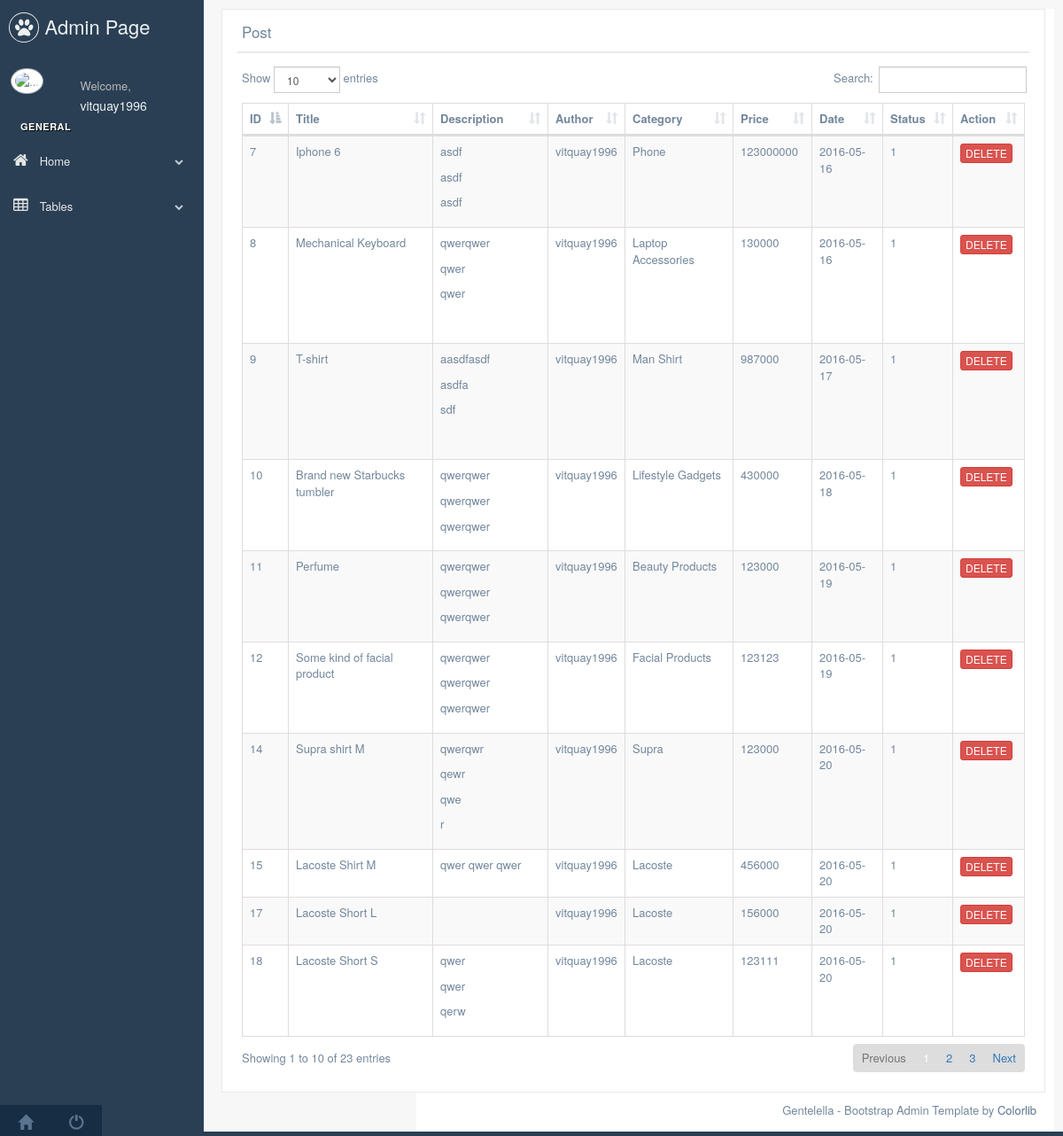
The page /postTable.php (signed in) on the database its author committed.
### tables this page shows
CREATE TABLE `mysell_users` (
  `id` int(11) NOT NULL,
  `name` text NOT NULL,
  `username` text NOT NULL,
  `password` text NOT NULL,
  `email` text NOT NULL,
  `date` date NOT NULL,
  `admin` int(1) NOT NULL
);

CREATE TABLE `mysell_posts` (
  `id` int(11) NOT NULL,
  `title` text NOT NULL,
  `description` text NOT NULL,
  `username` varchar(20) NOT NULL,
  `catID` text NOT NULL,
  `price` double NOT NULL,
  `date` date NOT NULL,
  `status` tinyint(1) NOT NULL
);

CREATE TABLE `mysell_cat` (
  `id` int(11) NOT NULL,
  `name` text NOT NULL,
  `id2` varchar(11) NOT NULL
);

### models/DAO/DAO.php (called while the page is built, shortened)
<?php
class DataBase
{
  protected static $db;
  public static function getInstance()
  {
    if (!is_object(self::$db))
    {
      self::$db = new mysqli(DB_HOST,DB_USER,DB_PASS,DB_NAME);
    }
    return self::$db;
  }
}
abstract class EntityBase
{
  protected $db;
  public $primkeys;
  protected $sql;
  public function __construct()
  {
    $this->db=DataBase::getInstance();
  }
  public function fetch($sql)
  {
    if($rst=$this->db->query($sql))
    {
      if($rst->num_rows)
      {
        $row=$rst->fetch_assoc();
      }
      else
      {
        throw new NotFoundException($sql);
      }
    }
    else
    {
      throw new ReadException($sql);
    }
  }
  protected function getObjects($sql,$Class)
  {
    $Objects=array();
    if(class_exists($Class))
    {
      if($rst=$this->db->query($sql))
      {
        while($row=$rst->fetch_assoc())
        {
          $Object=new $Class;
          $Object->populate($row);
          $Objects[]=$Object;
        }
        if (is_array($Objects)) {
          return $Objects;
        }
      }
      else
      {
        throw new ReadException($sql);
      }
    }
    else
    {
      throw new Exception("Non-existent class: {$Class}!");
    }
  }
  protected function getSelfObjects($sql)
  {
    return $this->getObjects($sql,get_class($this));
  }
  private function getImplodedIds($glue,$ids)
  {
    $where=' ';
    if($ids)
    {
      if(is_array($ids))
      {
        $wheres=array();
        foreach($ids as $id=>$val)
        {
          $wheres[]="{$id}='{$val}'";
        }
        $where=implode($glue,$wheres);
      }
      else
      {
        $where=" {$this->primkeys[0]}='{$ids}'";
      }
    }
    return $where;
  }
  public function read($ids=0)
  {
    $sql="{$this->sql} WHERE {$this->getImplodedIds(' AND ',$ids)} LIMIT 1";
    $this->fetch($sql);
  }
}

### models/DAO/User.dao.php (called while the page is built, shortened)
<?php
require_once 'DAO.php';
abstract class UserDAO extends EntityBase
{
  public function __construct($id=0)
  {
    $this->table='mysell_users';
    $this->primkeys=array('id');
    $this->fields=array('id','name','username','password','email','date','admin');
    $this->sql="SELECT * FROM {$this->table}";
    if($id) $this->read($id);
  }
}

### include/checkAdmin.php (called while the page is built, shortened)
<?php
if(isset($_SESSION['user_id']))
{
	try
	{
		$User = new User($_SESSION['user_id']);
	}
	catch (Exception $e)
	{
		echo $e->getMessage();
	}
}
else {
	$message = 'You must be admin to access this page!!!';
			echo "<script type='text/javascript'>alert('$message');
			window.location.replace(\"signin.php\");</script>";
}
?>

### models/DAO/Post.dao.php (called while the page is built, shortened)
<?php
require_once 'DAO.php';
abstract class PostDAO extends EntityBase
{
  public function __construct($id=0)
  {
    $this->table='mysell_posts';
    $this->fields=array('id','title','description','username','catID','price','date','status');
  }
}

### models/Post.php (called while the page is built, shortened)
<?php
require_once 'DAO/Post.dao.php';
class Post extends PostDAO
{
  public function postWithCategory()
  {
    $sql="SELECT mysell_posts.*, mysell_cat.`name` AS catID FROM mysell_posts INNER JOIN mysell_cat ON mysell_posts.`catID` = mysell_cat.`id`";
    return $this->getSelfObjects($sql);
  }
}

### postTable.php (the view, shortened to what this page needs)
<?php include_once 'include/checkAdmin.php';
include_once 'models/Post.php';
?>
<!DOCTYPE html>
<html lang="en">
<head>
	<link href="vendors/bootstrap/dist/css/bootstrap.min.css" rel="stylesheet">
	<link href="vendors/font-awesome/css/font-awesome.min.css" rel="stylesheet">
	<link href="vendors/iCheck/skins/flat/green.css" rel="stylesheet">
	<link href="vendors/datatables.net-bs/css/dataTables.bootstrap.min.css" rel="stylesheet">
	<link href="vendors/datatables.net-buttons-bs/css/buttons.bootstrap.min.css" rel="stylesheet">
	<link href="vendors/datatables.net-fixedheader-bs/css/fixedHeader.bootstrap.min.css" rel="stylesheet">
	<link href="vendors/datatables.net-responsive-bs/css/responsive.bootstrap.min.css" rel="stylesheet">
	<link href="vendors/datatables.net-scroller-bs/css/scroller.bootstrap.min.css" rel="stylesheet">
	<link href="css/custom.css" rel="stylesheet">
</head>
<body class="nav-md">
	<div class="container body">
		<div class="main_container">
			<div class="col-md-3 left_col">
				<div class="left_col scroll-view">
					<div class="navbar nav_title" style="border: 0;">
						<a href="admin.php" class="site_title"><i class="fa fa-paw"></i> <span>Admin Page</span></a>
					</div>
					<div class="profile">
						<div class="profile_pic">
							<img src="images/1.jpg" alt="..." class="img-circle profile_img">
						</div>
						<div class="profile_info">
							<span>Welcome,</span>
							<h2><?php echo $User->username;?></h2>
						</div>
					</div>
					<br />
					<div id="sidebar-menu" class="main_menu_side hidden-print main_menu">
						<div class="menu_section">
							<h3>General</h3>
							<ul class="nav side-menu">
								<li><a><i class="fa fa-home"></i> Home <span class="fa fa-chevron-down"></span></a>
								</li>
								<li><a><i class="fa fa-table"></i> Tables <span class="fa fa-chevron-down"></span></a>
								</li>
							</ul>
						</div>
					</div>
					<div class="sidebar-footer hidden-small">
						<a href="index.php" data-toggle="tooltip" data-placement="top" title="Lock">
							<span class="glyphicon glyphicon-home" aria-hidden="true"></span>
						</a>
						<a href="logout.php" data-toggle="tooltip" data-placement="top" title="Logout">
							<span class="glyphicon glyphicon-off" aria-hidden="true"></span>
						</a>
					</div>
				</div>
			</div>
			<div class="right_col" role="main">
				<div class="">
					<div class="row">
						<div class="col-md-12 col-sm-12 col-xs-12">
							<div class="x_panel">
								<div class="x_title">
									<h2>Post</h2>
									<div class="clearfix"></div>
								</div>
								<div class="x_content">
									<table id="datatable" class="table table-striped table-bordered">
										<thead>
											<tr>
												<th>ID</th>
												<th>Title</th>
												<th>Description</th>
												<th>Author</th>
												<th>Category</th>
												<th>Price</th>
												<th>Date</th>
												<th>Status</th>
												<th>Action</th>
											</tr>
										</thead>
										<tbody>
											<?php
											$Post1 = new Post();
											$Post1 = $Post1->postWithCategory();
											foreach ($Post1 as $Post2) {
												?>
												<tr>
													<td><?php echo $Post2->id;?></td>
													<td><?php echo $Post2->title;?></td>
													<td><?php echo $Post2->description;?></td>
													<td><?php echo $Post2->username;?></td>
													<td><?php echo $Post2->catID;?></td>
													<td><?php echo $Post2->price;?></td>
													<td><?php echo $Post2->date;?></td>
													<td><?php echo $Post2->status;?></td>
													<td><a href='postTable.php?delpost=<?php echo $Post2->id;?>' class="btn btn-danger btn-xs" role="button">DELETE</a></td>
												</tr>
												<?php }?>
											</tbody>
										</table>
									</div>
								</div>
							</div>
							<footer>
								<div class="pull-right">
									Gentelella - Bootstrap Admin Template by <a href="https://colorlib.com">Colorlib</a>
								</div>
							</footer>
						</div>
					</div>
</body>
</html>

### rows shown on the page
mysell_users: username "vitquay1996"
mysell_posts: id "7", title "Iphone 6", description "asdf asdf asdf", username "vitquay1996", mysell_cat.name "Phone", price "123000000", date "2016-05-16", status "1"
mysell_posts: id "8", title "Mechanical Keyboard", description "qwerqwer qwer qwer", username "vitquay1996", mysell_cat.name "Laptop Accessories", price "130000", date "2016-05-16", status "1"
mysell_posts: id "9", title "T-shirt", description "aasdfasdf asdfa sdf", username "vitquay1996", mysell_cat.name "Man Shirt", price "987000", date "2016-05-17", status "1"
mysell_posts: id "10", title "Brand new Starbucks tumbler", description "qwerqwer qwerqwer qwerqwer", username "vitquay1996", mysell_cat.name "Lifestyle Gadgets", price "430000", date "2016-05-18", status "1"
mysell_posts: id "11", title "Perfume", description "qwerqwer qwerqwer qwerqwer", username "vitquay1996", mysell_cat.name "Beauty Products", price "123000", date "2016-05-19", status "1"
mysell_posts: id "12", title "Some kind of facial product", description "qwerqwer qwerqwer qwerqwer", username "vitquay1996", mysell_cat.name "Facial Products", price "123123", date "2016-05-19", status "1"
mysell_posts: id "14", title "Supra shirt M", description "qwerqwr qewr qwe r", username "vitquay1996", mysell_cat.name "Supra", price "123000", date "2016-05-20", status "1"
mysell_posts: id "15", title "Lacoste Shirt M", description "qwer qwer qwer", username "vitquay1996", mysell_cat.name "Lacoste", price "456000", date "2016-05-20", status "1"
mysell_posts: id "17", title "Lacoste Short L", username "vitquay1996", mysell_cat.name "Lacoste", price "156000", date "2016-05-20", status "1"
mysell_posts: id "18", title "Lacoste Short S", description "qwer qwer qerw", username "vitquay1996", mysell_cat.name "Lacoste", price "123111", date "2016-05-20", status "1"
